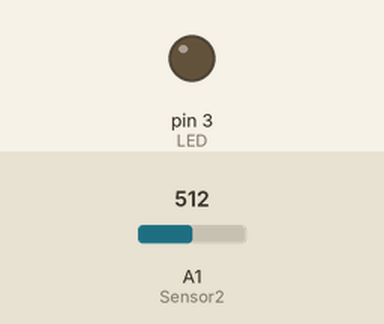
Simulated run of this sketch. Board: Arduino Uno, built with avr-gcc and run on an emulated ATmega328P. Parts: output pins drawn as LEDs (lit = HIGH). The test bench sets the inputs (shaded band); at power-on: A1 (Sensor2) = 512.

Above: at 1.2 s.
1.3 s: A1 (Sensor2) set to 989
2.8 s: A1 (Sensor2) set to 1014
At 3.9 s:
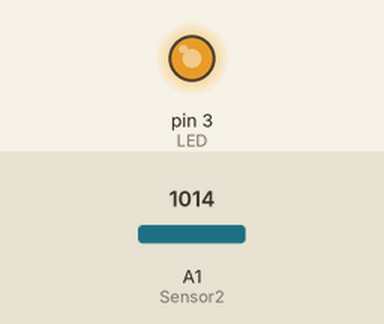
Timing chart, 0 to 5.8 s (numbered marks = the images above; inputs shaded):
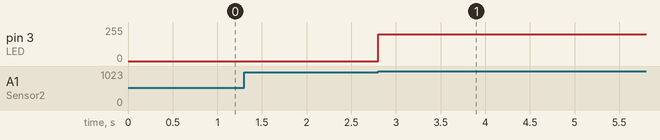

Measured:
- the behaviour switches between 1000 and 1001 on A1 (Sensor2) (found by bisection; images 0 and 1)
- after the input at 1.3 s, every drawn part: stays the same
- after the input at 2.8 s, pin 3 (LED): 0/255 → 200/255 at once

The sketch:

ED_System_for_Entrance_with_Light_Sensor_Short_Turn_on_ver.2.ino
```cpp
/******************************************
 * LED_System_for_Entrance_with_Light_Sensor
 *
 * 参考
 * 1. LEDテープの電流値計算
 * http://aurarich.hatenablog.com/entry/20160109/1452345949
 *
 * 2. FETのスイッチング
 * https://sites.google.com/site/karakuriisys/home/document/how_to_use_fet
 *
 * 3. ゲート抵抗とスイッチング
 * https://toshiba.semicon-storage.com/content/dam/toshiba-ss/shared/docs/design-support/document/MOSFET-Gate-Drive-Circuit-Application-Notes_JA_36266.pdf
 * ゲート抵抗が大きいとスイッチングスピードが遅くなり、発熱による損失が大きくなる。
 *
 * ver.2 update
 * LED keeps turned on while someone is in the entrance.
 *
 *
 *****************************************/


int Sensor = A0;
int Sensor2 = A1;
int LED = 3;
int s = 0;
int b = 0;

void setup() {
  pinMode(Sensor,INPUT_PULLUP);
  Serial.begin(9600);
}

void loop() {

  b = analogRead(Sensor2);

//  Serial.print("光センサ：");
//  Serial.println(b);

  if( b > 1000 ){

    s = analogRead(Sensor);

//  Serial.println(" ");
//  Serial.print("PIRモーションセンサ：");
//  Serial.println(s);

    if( s > 500 ){
      analogWrite(LED,200);
      delay(5000);

      label:              // もしも消灯中に人を検知したら、プログラムがここからリスタートする

      delay(5000);
      s = analogRead(Sensor);
      if( s > 500){
        goto label;
      }else{
        for( int i = 0; i <= 2; i++ ){
          analogWrite(LED,200);
          delay(300);
          analogWrite(LED,0);
          delay(300);
        }
      }

    }
  }
}
```
